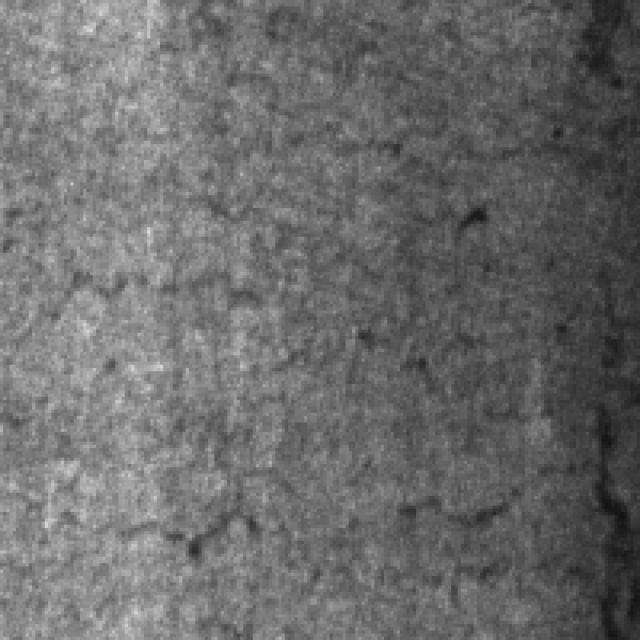
#> input picture dataset_merged/test/images/ms2_02101.jpg, 640 x 640 px; its folder holds only this picture in this run
$ python preprocess_clahe.py
#> lines starting #> are read from the running program, lines starting #| are printed output that depends on the picture
# scripts/preprocess_clahe.py
import cv2
from pathlib import Path

def apply_clahe(img_path, output_path):
    img = cv2.imread(str(img_path))
#> img is the input picture: shape (640, 640, 3); min 15, max 224, mean 107.2
    lab = cv2.cvtColor(img, cv2.COLOR_BGR2LAB)
#> lab: shape (640, 640, 3); mean of channels 0, 1, 2 114.8, 128, 128
    l, a, b = cv2.split(lab)
#> a: shape (640, 640); every value is 128
    clahe = cv2.createCLAHE(clipLimit=2.0, tileGridSize=(8, 8))
    l = clahe.apply(l)
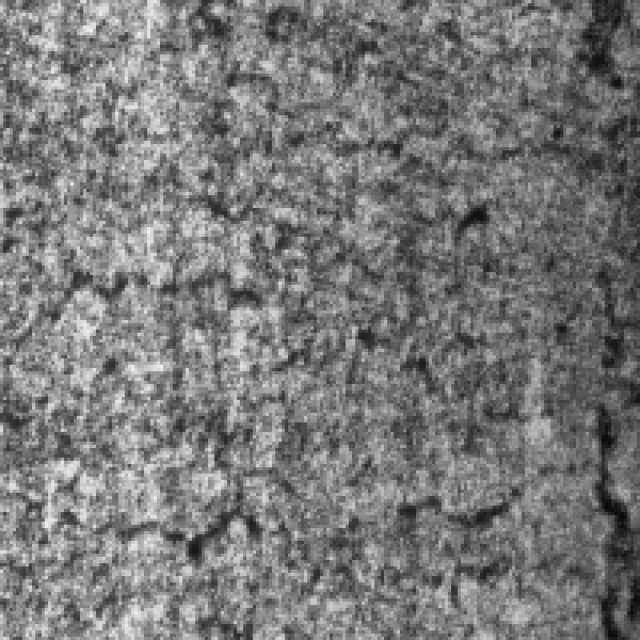
#> l: shape (640, 640); min 6, max 242, mean 120.8
    enhanced = cv2.merge([l, a, b])
#> enhanced: shape (640, 640, 3); mean of channels 0, 1, 2 120.8, 128, 128
    result = cv2.cvtColor(enhanced, cv2.COLOR_LAB2BGR)
    cv2.imwrite(str(output_path), result)

for split in ["train", "valid", "test"]:
    img_dir = Path(f"dataset_multiclass/{split}/images")
    for img_path in img_dir.glob("*.jpg"):
        apply_clahe(img_path, img_path)  # overwrite in place

print("CLAHE preprocessing done")
